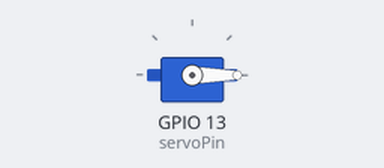
Recording of a sketch running on a simulated ESP32. Parts: servo. Random numbers use the default seed unless the sketch sets one.

Above: at 0.0 s.
At 20.75 s:
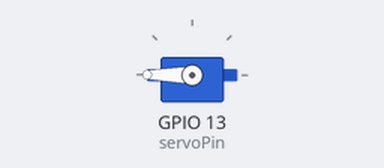
At 39.25 s:
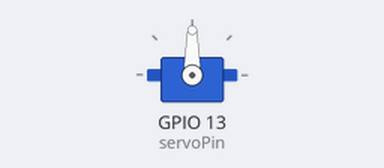
Timing chart, 0 to 40.0 s (numbered marks = the images above):
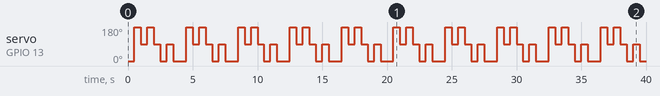

The sketch:

test_servo.ino
```cpp
#include <ESP32Servo.h>
// https://lastminuteengineers.com/esp32-servo-motor-tutorial/


Servo myservo;

int pos = 0;
int repeats = 10;
int go = 0;
int goes = 0;
int maxMS = 240000;
int minMS = 60000;

int servoPin = 13;

void setup() {
  ESP32PWM::allocateTimer(0);
  ESP32PWM::allocateTimer(1);
  ESP32PWM::allocateTimer(2);
  ESP32PWM::allocateTimer(3);

  myservo.setPeriodHertz(50);
  myservo.attach(servoPin, 500, 2400);
}

void loop() {
  while (goes <= repeats) {
    while (go <= 10) {
      myservo.write(0);
      delay(500);
      myservo.write(180);
      delay(500);
      myservo.write(90);
      delay(500);
      myservo.write(180);
      delay(500);
      myservo.write(90);
      delay(500);
      myservo.write(0);
      delay(500);
      myservo.write(90);
      delay(500);
      myservo.write(0);
      delay(500);
      go += 1;
    }
    while (go <= 30) {
      myservo.write(0);
      delay(500);
      myservo.write(180);
      delay(500);
      go += 1;
    }
    delay(random(maxMS, minMS));
    goes += 1;
  }
}
```

Measured:
- by itself, servo on GPIO 13 (servoPin): repeats every 4.0 s: 90° 0.50 s, 180° 0.50 s, 90° 0.50 s, 0° 0.50 s, 90° 0.50 s, 0° 1.0 s, 180° 0.50 s
